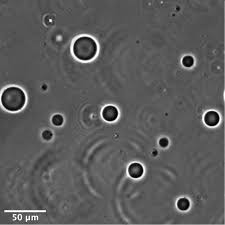
#> input picture images/otsu.jpg, 225 x 225 px, found by its file name
$ python otsu.py
#> lines starting #> are read from the running program, lines starting #| are printed output that depends on the picture; after the words box and inside, x2 and y2 are one past the last pixel; in counts of white or black regions, pixels touching at a corner belong together
#> further down, img is the input picture: shape (225, 225); min 0, max 255, mean 92
import numpy as np
import matplotlib.pyplot as plt
import cv2 as cv

def threshold(img, thres):
    gray = img.copy()
    gray[gray < thres] = 0
    gray[gray > thres] = 255
    return gray

def calc_histogram(gray, L):
#> called with L = 256
    hist = np.zeros((L,), dtype=np.float64)
    m, n = gray.shape
#> m = 225; n = 225
    for row in range(m):
        for col in range(n):
            hist[gray[row, col]] += 1
    return hist

def find_otsu(gray, L):
    hist = calc_histogram(gray, L)
#> hist = 256 values, max 3574 at index 85, min 4 at index 192, mean 197.8
    indexes = np.arange(L)
    found_T = 0
    var0 = 0
    for t in range(L):
        total1 = np.sum(hist[:t + 1]) + 1e-6
        total2 = np.sum(hist[t + 1:]) + 1e-6

        w1 = total1 / gray.size
        w2 = 1 - w1

        m1 = np.sum(hist[:t + 1] * indexes[:t + 1]) / total1
        m2 = np.sum(hist[t + 1:] * indexes[t + 1:]) / total2

        var = w1 * w2 * (m1 - m2) ** 2
        if var > var0:
            found_T = t
            var0 = var
#> this loop made 256 passes
#> (total1, total2, w1, w2, m1, m2, var, var0) on passes 1 to 12: (40, 50585, 0.00079, 0.999, 0, 92.07, 6.69, 6.69), (47, 50578, 0.000928, 0.999, 0.149, 92.08, 7.84, 7.84), (53, 50572, 0.00105, 0.999, 0.358, 92.09, 8.8, 8.8), (60, 50565, 0.00119, 0.999, 0.667, 92.11, 9.9, 9.9), (67, 50558, 0.00132, 0.999, 1.01, 92.12, 10.97, 10.97), (74, 50551, 0.00146, 0.999, 1.39, 92.13, 12.02, 12.02), (86, 50539, 0.0017, 0.998, 2.03, 92.15, 13.77, 13.77), (101, 50524, 0.002, 0.998, 2.77, 92.18, 15.91, 15.91), (114, 50511, 0.00225, 0.998, 3.37, 92.2, 17.73, 17.73), (129, 50496, 0.00255, 0.997, 4.02, 92.22, 19.77, 19.77), (143, 50482, 0.00282, 0.997, 4.61, 92.24, 21.63, 21.63), (163, 50462, 0.00322, 0.997, 5.39, 92.28, 24.23, 24.23)
#> total1 on pass 110: 46838
    return found_T

file = 'E:\\Workspace\\LEARN\\NLU\\DIP\\images\\otsu.jpg'

img = cv.imread(file, 0)
thres = find_otsu(img, 256)
print(thres)
#| 138
res = threshold(img, thres)
#> in threshold, `gray[gray < thres] = 0`:
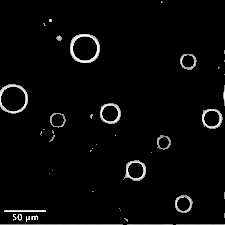
#> gray: shape (225, 225); min 0, max 255, mean 7.2
#> in threshold, `gray[gray > thres] = 255`:
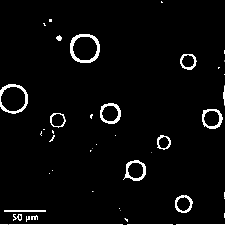
#> gray: shape (225, 225); 3.56% of pixels changed, all inside (x1, y1, x2, y2) = (0, 1, 225, 225)

cv.imshow('original', img)
cv.imshow('otsu', res)

cv.waitKey(0)
cv.destroyAllWindows()
